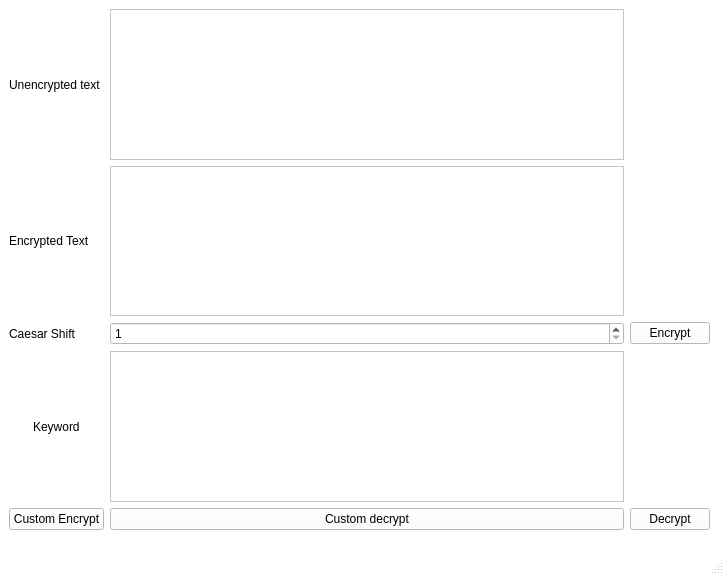
<?xml version="1.0" encoding="UTF-8"?>
<ui version="4.0">
 <class>MainWindow</class>
 <widget class="QMainWindow" name="MainWindow">
  <property name="geometry">
   <rect>
    <x>0</x>
    <y>0</y>
    <width>724</width>
    <height>575</height>
   </rect>
  </property>
  <property name="palette">
   <palette>
    <active>
     <colorrole role="WindowText">
      <brush brushstyle="SolidPattern">
       <color alpha="255">
        <red>0</red>
        <green>0</green>
        <blue>0</blue>
       </color>
      </brush>
     </colorrole>
     <colorrole role="Button">
      <brush brushstyle="SolidPattern">
       <color alpha="255">
        <red>255</red>
        <green>255</green>
        <blue>255</blue>
       </color>
      </brush>
     </colorrole>
     <colorrole role="Light">
      <brush brushstyle="SolidPattern">
       <color alpha="255">
        <red>255</red>
        <green>255</green>
        <blue>255</blue>
       </color>
      </brush>
     </colorrole>
     <colorrole role="Midlight">
      <brush brushstyle="SolidPattern">
       <color alpha="255">
        <red>255</red>
        <green>255</green>
        <blue>255</blue>
       </color>
      </brush>
     </colorrole>
     <colorrole role="Dark">
      <brush brushstyle="SolidPattern">
       <color alpha="255">
        <red>127</red>
        <green>127</green>
        <blue>127</blue>
       </color>
      </brush>
     </colorrole>
     <colorrole role="Mid">
      <brush brushstyle="SolidPattern">
       <color alpha="255">
        <red>170</red>
        <green>170</green>
        <blue>170</blue>
       </color>
      </brush>
     </colorrole>
     <colorrole role="Text">
      <brush brushstyle="SolidPattern">
       <color alpha="255">
        <red>0</red>
        <green>0</green>
        <blue>0</blue>
       </color>
      </brush>
     </colorrole>
     <colorrole role="BrightText">
      <brush brushstyle="SolidPattern">
       <color alpha="255">
        <red>255</red>
        <green>255</green>
        <blue>255</blue>
       </color>
      </brush>
     </colorrole>
     <colorrole role="ButtonText">
      <brush brushstyle="SolidPattern">
       <color alpha="255">
        <red>0</red>
        <green>0</green>
        <blue>0</blue>
       </color>
      </brush>
     </colorrole>
     <colorrole role="Base">
      <brush brushstyle="SolidPattern">
       <color alpha="255">
        <red>255</red>
        <green>255</green>
        <blue>255</blue>
       </color>
      </brush>
     </colorrole>
     <colorrole role="Window">
      <brush brushstyle="SolidPattern">
       <color alpha="255">
        <red>255</red>
        <green>255</green>
        <blue>255</blue>
       </color>
      </brush>
     </colorrole>
     <colorrole role="Shadow">
      <brush brushstyle="SolidPattern">
       <color alpha="255">
        <red>0</red>
        <green>0</green>
        <blue>0</blue>
       </color>
      </brush>
     </colorrole>
     <colorrole role="AlternateBase">
      <brush brushstyle="SolidPattern">
       <color alpha="255">
        <red>255</red>
        <green>255</green>
        <blue>255</blue>
       </color>
      </brush>
     </colorrole>
     <colorrole role="ToolTipBase">
      <brush brushstyle="SolidPattern">
       <color alpha="255">
        <red>255</red>
        <green>255</green>
        <blue>220</blue>
       </color>
      </brush>
     </colorrole>
     <colorrole role="ToolTipText">
      <brush brushstyle="SolidPattern">
       <color alpha="255">
        <red>0</red>
        <green>0</green>
        <blue>0</blue>
       </color>
      </brush>
     </colorrole>
     <colorrole role="PlaceholderText">
      <brush brushstyle="SolidPattern">
       <color alpha="128">
        <red>0</red>
        <green>0</green>
        <blue>0</blue>
       </color>
      </brush>
     </colorrole>
    </active>
    <inactive>
     <colorrole role="WindowText">
      <brush brushstyle="SolidPattern">
       <color alpha="255">
        <red>0</red>
        <green>0</green>
        <blue>0</blue>
       </color>
      </brush>
     </colorrole>
     <colorrole role="Button">
      <brush brushstyle="SolidPattern">
       <color alpha="255">
        <red>255</red>
        <green>255</green>
        <blue>255</blue>
       </color>
      </brush>
     </colorrole>
     <colorrole role="Light">
      <brush brushstyle="SolidPattern">
       <color alpha="255">
        <red>255</red>
        <green>255</green>
        <blue>255</blue>
       </color>
      </brush>
     </colorrole>
     <colorrole role="Midlight">
      <brush brushstyle="SolidPattern">
       <color alpha="255">
        <red>255</red>
        <green>255</green>
        <blue>255</blue>
       </color>
      </brush>
     </colorrole>
     <colorrole role="Dark">
      <brush brushstyle="SolidPattern">
       <color alpha="255">
        <red>127</red>
        <green>127</green>
        <blue>127</blue>
       </color>
      </brush>
     </colorrole>
     <colorrole role="Mid">
      <brush brushstyle="SolidPattern">
       <color alpha="255">
        <red>170</red>
        <green>170</green>
        <blue>170</blue>
       </color>
      </brush>
     </colorrole>
     <colorrole role="Text">
      <brush brushstyle="SolidPattern">
       <color alpha="255">
        <red>0</red>
        <green>0</green>
        <blue>0</blue>
       </color>
      </brush>
     </colorrole>
     <colorrole role="BrightText">
      <brush brushstyle="SolidPattern">
       <color alpha="255">
        <red>255</red>
        <green>255</green>
        <blue>255</blue>
       </color>
      </brush>
     </colorrole>
     <colorrole role="ButtonText">
      <brush brushstyle="SolidPattern">
       <color alpha="255">
        <red>0</red>
        <green>0</green>
        <blue>0</blue>
       </color>
      </brush>
     </colorrole>
     <colorrole role="Base">
      <brush brushstyle="SolidPattern">
       <color alpha="255">
        <red>255</red>
        <green>255</green>
        <blue>255</blue>
       </color>
      </brush>
     </colorrole>
     <colorrole role="Window">
      <brush brushstyle="SolidPattern">
       <color alpha="255">
        <red>255</red>
        <green>255</green>
        <blue>255</blue>
       </color>
      </brush>
     </colorrole>
     <colorrole role="Shadow">
      <brush brushstyle="SolidPattern">
       <color alpha="255">
        <red>0</red>
        <green>0</green>
        <blue>0</blue>
       </color>
      </brush>
     </colorrole>
     <colorrole role="AlternateBase">
      <brush brushstyle="SolidPattern">
       <color alpha="255">
        <red>255</red>
        <green>255</green>
        <blue>255</blue>
       </color>
      </brush>
     </colorrole>
     <colorrole role="ToolTipBase">
      <brush brushstyle="SolidPattern">
       <color alpha="255">
        <red>255</red>
        <green>255</green>
        <blue>220</blue>
       </color>
      </brush>
     </colorrole>
     <colorrole role="ToolTipText">
      <brush brushstyle="SolidPattern">
       <color alpha="255">
        <red>0</red>
        <green>0</green>
        <blue>0</blue>
       </color>
      </brush>
     </colorrole>
     <colorrole role="PlaceholderText">
      <brush brushstyle="SolidPattern">
       <color alpha="128">
        <red>0</red>
        <green>0</green>
        <blue>0</blue>
       </color>
      </brush>
     </colorrole>
    </inactive>
    <disabled>
     <colorrole role="WindowText">
      <brush brushstyle="SolidPattern">
       <color alpha="255">
        <red>127</red>
        <green>127</green>
        <blue>127</blue>
       </color>
      </brush>
     </colorrole>
     <colorrole role="Button">
      <brush brushstyle="SolidPattern">
       <color alpha="255">
        <red>255</red>
        <green>255</green>
        <blue>255</blue>
       </color>
      </brush>
     </colorrole>
     <colorrole role="Light">
      <brush brushstyle="SolidPattern">
       <color alpha="255">
        <red>255</red>
        <green>255</green>
        <blue>255</blue>
       </color>
      </brush>
     </colorrole>
     <colorrole role="Midlight">
      <brush brushstyle="SolidPattern">
       <color alpha="255">
        <red>255</red>
        <green>255</green>
        <blue>255</blue>
       </color>
      </brush>
     </colorrole>
     <colorrole role="Dark">
      <brush brushstyle="SolidPattern">
       <color alpha="255">
        <red>127</red>
        <green>127</green>
        <blue>127</blue>
       </color>
      </brush>
     </colorrole>
     <colorrole role="Mid">
      <brush brushstyle="SolidPattern">
       <color alpha="255">
        <red>170</red>
        <green>170</green>
        <blue>170</blue>
       </color>
      </brush>
     </colorrole>
     <colorrole role="Text">
      <brush brushstyle="SolidPattern">
       <color alpha="255">
        <red>127</red>
        <green>127</green>
        <blue>127</blue>
       </color>
      </brush>
     </colorrole>
     <colorrole role="BrightText">
      <brush brushstyle="SolidPattern">
       <color alpha="255">
        <red>255</red>
        <green>255</green>
        <blue>255</blue>
       </color>
      </brush>
     </colorrole>
     <colorrole role="ButtonText">
      <brush brushstyle="SolidPattern">
       <color alpha="255">
        <red>127</red>
        <green>127</green>
        <blue>127</blue>
       </color>
      </brush>
     </colorrole>
     <colorrole role="Base">
      <brush brushstyle="SolidPattern">
       <color alpha="255">
        <red>255</red>
        <green>255</green>
        <blue>255</blue>
       </color>
      </brush>
     </colorrole>
     <colorrole role="Window">
      <brush brushstyle="SolidPattern">
       <color alpha="255">
        <red>255</red>
        <green>255</green>
        <blue>255</blue>
       </color>
      </brush>
     </colorrole>
     <colorrole role="Shadow">
      <brush brushstyle="SolidPattern">
       <color alpha="255">
        <red>0</red>
        <green>0</green>
        <blue>0</blue>
       </color>
      </brush>
     </colorrole>
     <colorrole role="AlternateBase">
      <brush brushstyle="SolidPattern">
       <color alpha="255">
        <red>255</red>
        <green>255</green>
        <blue>255</blue>
       </color>
      </brush>
     </colorrole>
     <colorrole role="ToolTipBase">
      <brush brushstyle="SolidPattern">
       <color alpha="255">
        <red>255</red>
        <green>255</green>
        <blue>220</blue>
       </color>
      </brush>
     </colorrole>
     <colorrole role="ToolTipText">
      <brush brushstyle="SolidPattern">
       <color alpha="255">
        <red>0</red>
        <green>0</green>
        <blue>0</blue>
       </color>
      </brush>
     </colorrole>
     <colorrole role="PlaceholderText">
      <brush brushstyle="SolidPattern">
       <color alpha="128">
        <red>0</red>
        <green>0</green>
        <blue>0</blue>
       </color>
      </brush>
     </colorrole>
    </disabled>
   </palette>
  </property>
  <property name="windowTitle">
   <string>Caesar Cipher</string>
  </property>
  <widget class="QWidget" name="centralwidget">
   <widget class="QWidget" name="">
    <property name="geometry">
     <rect>
      <x>9</x>
      <y>9</y>
      <width>701</width>
      <height>521</height>
     </rect>
    </property>
    <layout class="QGridLayout" name="gridLayout">
     <item row="1" column="1">
      <widget class="QTextEdit" name="encryptedtext"/>
     </item>
     <item row="4" column="0" alignment="Qt::AlignHCenter">
      <widget class="QLabel" name="encryptedLabel_2">
       <property name="text">
        <string>Keyword</string>
       </property>
      </widget>
     </item>
     <item row="0" column="0">
      <widget class="QLabel" name="unencryptedLabel">
       <property name="text">
        <string>Unencrypted text</string>
       </property>
      </widget>
     </item>
     <item row="1" column="0">
      <widget class="QLabel" name="encryptedLabel">
       <property name="text">
        <string>Encrypted Text</string>
       </property>
      </widget>
     </item>
     <item row="5" column="2">
      <widget class="QPushButton" name="decryptBtn">
       <property name="text">
        <string>Decrypt</string>
       </property>
      </widget>
     </item>
     <item row="0" column="1">
      <widget class="QTextEdit" name="unencryptedText"/>
     </item>
     <item row="2" column="0">
      <widget class="QLabel" name="shiftLabel">
       <property name="text">
        <string>Caesar Shift</string>
       </property>
      </widget>
     </item>
     <item row="2" column="1">
      <widget class="QSpinBox" name="shiftBox">
       <property name="minimum">
        <number>1</number>
       </property>
       <property name="maximum">
        <number>25</number>
       </property>
       <property name="value">
        <number>1</number>
       </property>
      </widget>
     </item>
     <item row="5" column="0">
      <widget class="QPushButton" name="customEncrypt">
       <property name="text">
        <string>Custom Encrypt</string>
       </property>
       <property name="autoDefault">
        <bool>false</bool>
       </property>
      </widget>
     </item>
     <item row="4" column="1">
      <widget class="QTextEdit" name="keywordText"/>
     </item>
     <item row="2" column="2">
      <widget class="QPushButton" name="encryptBtn">
       <property name="text">
        <string>Encrypt</string>
       </property>
       <property name="autoDefault">
        <bool>false</bool>
       </property>
      </widget>
     </item>
     <item row="5" column="1">
      <widget class="QPushButton" name="customDecrypt">
       <property name="text">
        <string>Custom decrypt</string>
       </property>
       <property name="autoDefault">
        <bool>false</bool>
       </property>
      </widget>
     </item>
    </layout>
   </widget>
  </widget>
  <widget class="QStatusBar" name="statusbar"/>
 </widget>
 <resources/>
 <connections/>
</ui>
